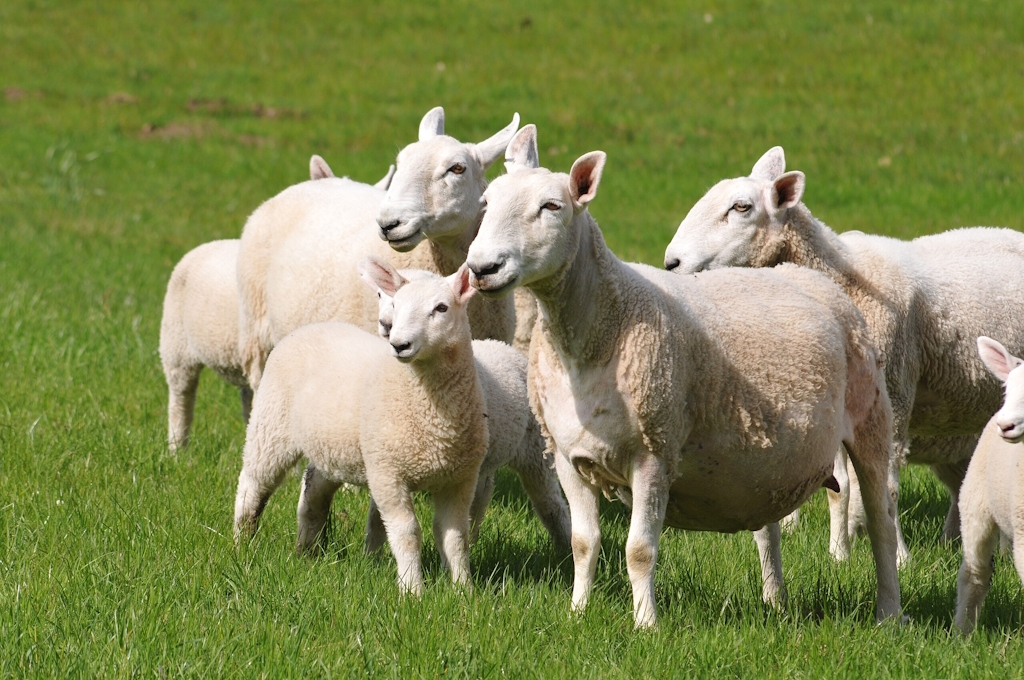
#> input picture kolos/sheep.jpg, 1024 x 680 px
$ python bloki.py
#> lines starting #> are read from the running program, lines starting #| are printed output that depends on the picture
import cv2
import numpy as np

def process_image_with_blocks(image_path, block_size=5):
#> called with image_path = 'sheep.jpg', block_size = 5
    gray_img = cv2.imread(image_path, cv2.IMREAD_GRAYSCALE)
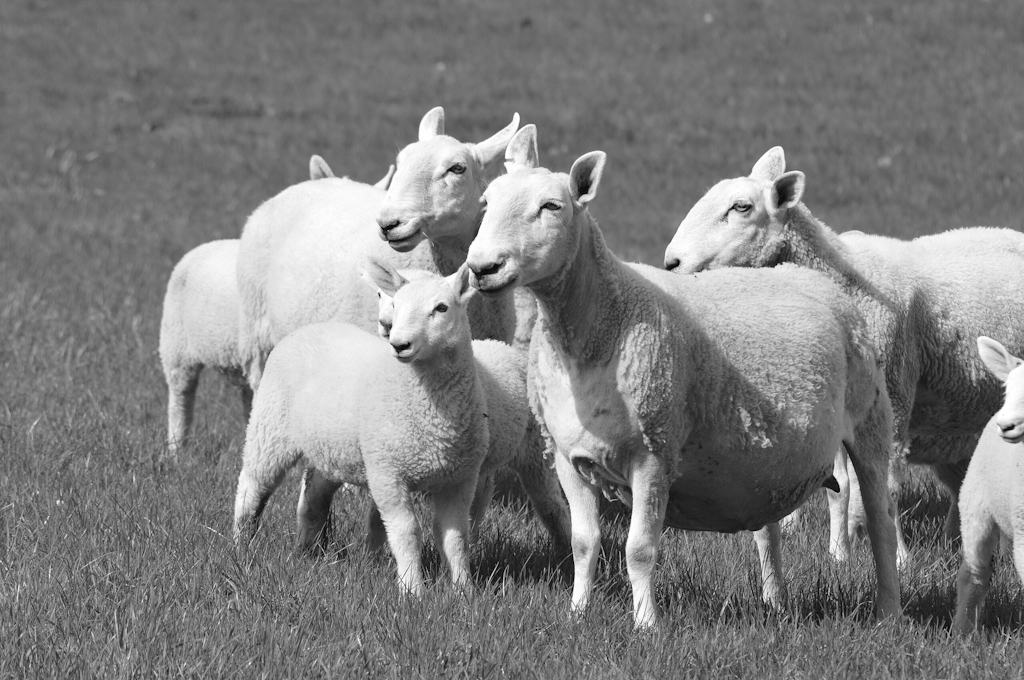
#> gray_img: shape (680, 1024); min 0, max 255, mean 126.4

    height, width = gray_img.shape
#> height = 680; width = 1024

    processed_img = gray_img.copy()

    # Iteracja przez bloki
    for y in range(0, height, block_size):
        for x in range(0, width, block_size):
            block = gray_img[y:y+block_size, x:x+block_size]

            max_val = np.max(block)
            min_val = np.min(block)

            diff = max_val - min_val

            processed_img[y:y+block_size, x:x+block_size] = diff
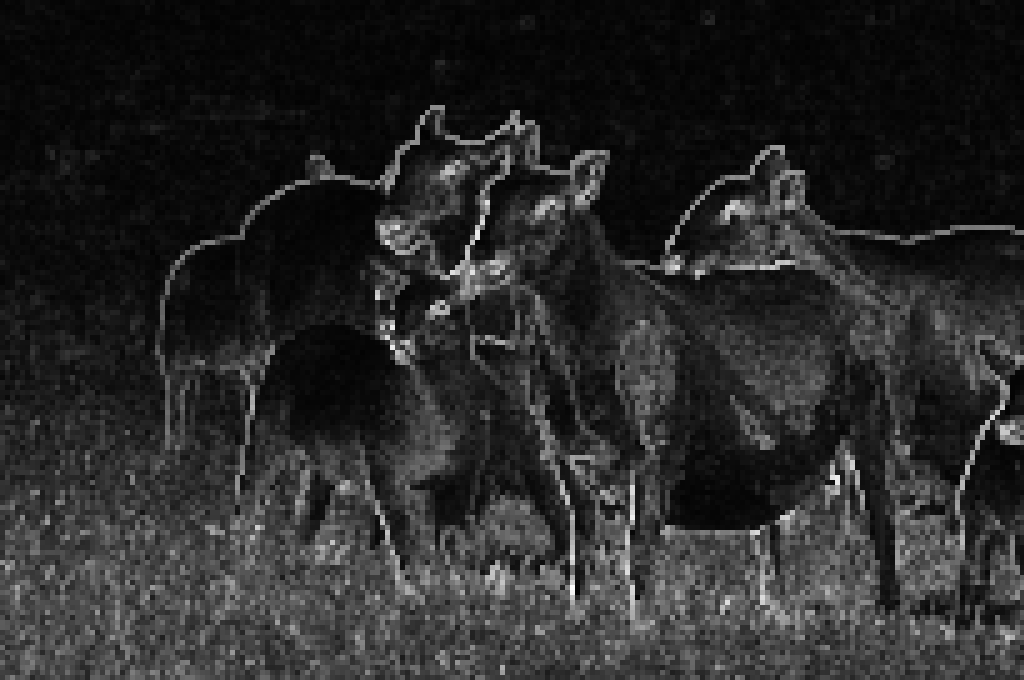
#> processed_img: shape (680, 1024); min 2, max 255, mean 40.7

    cv2.imshow("Original Image", gray_img)
    cv2.imshow("Processed Image", processed_img)
    cv2.waitKey(0)
    cv2.destroyAllWindows()

process_image_with_blocks("sheep.jpg")
